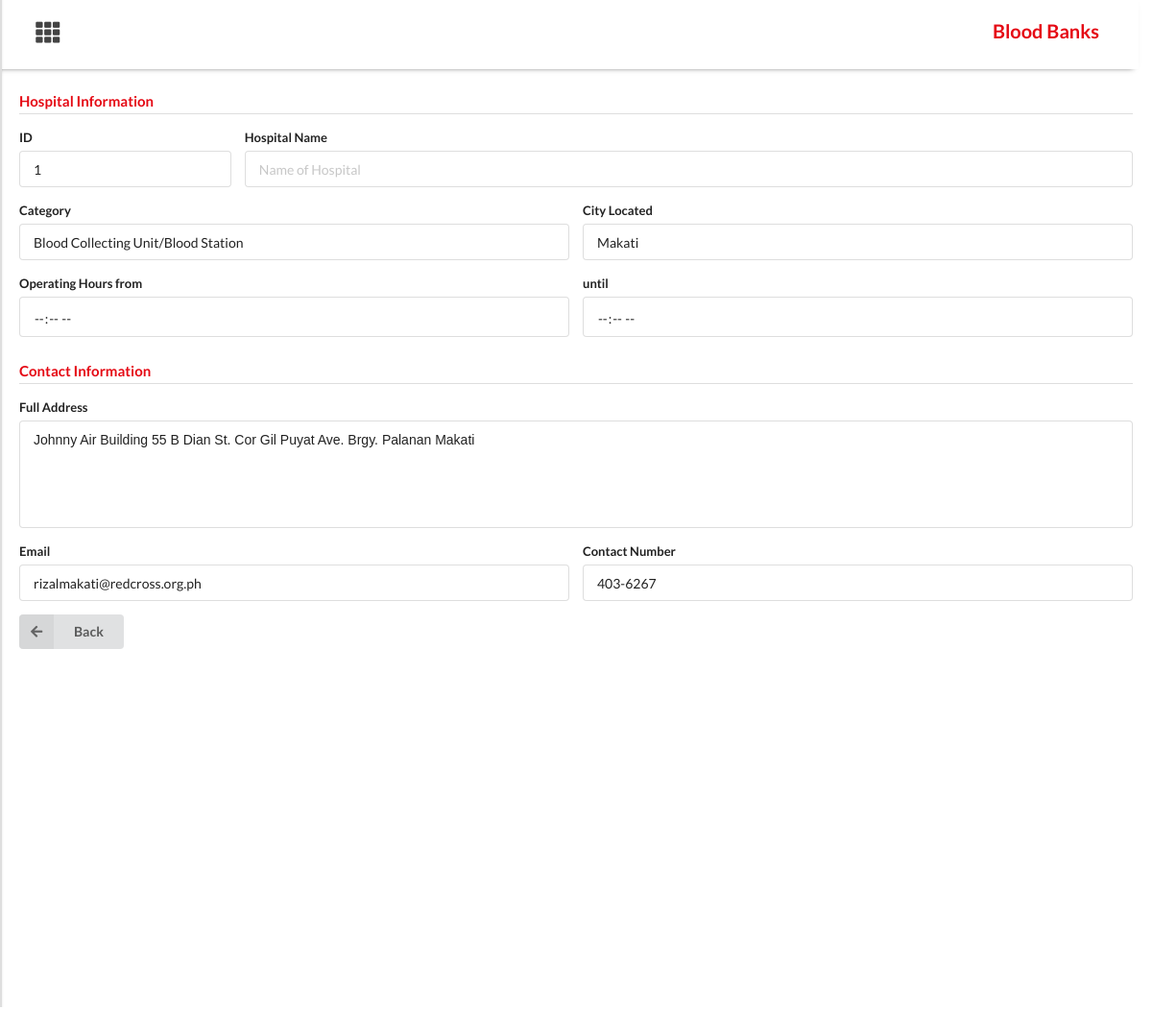
The app's page /lifeline_php/donor_locations_view.php?view=1 (signed in) with its own data.
### tables this page shows
CREATE TABLE `location` (
  `id` int(11) NOT NULL,
  `city` varchar(255) NOT NULL,
  `category` varchar(255) NOT NULL,
  `hospitalname` varchar(255) DEFAULT NULL,
  `address` varchar(255) NOT NULL,
  `hours_from` varchar(255) DEFAULT NULL,
  `hours_to` varchar(255) DEFAULT NULL,
  `contactnum` varchar(255) NOT NULL,
  `email` varchar(255) DEFAULT NULL,
  `is_active` varchar(255) NOT NULL DEFAULT 'Yes'
);

### lifeline_php/donor_locations_view.php (the view, shortened to what this page needs)
<?php
  include 'includes/db.inc.php';
  if (isset($_GET['view']))
    {
        $id = $_GET['view'];
        $rec = mysqli_query($conn, "SELECT * FROM location WHERE id = $id");
        $record = mysqli_fetch_array($rec);
        $id = $record['id'];
        $hospitalname = $record['hospitalname'];
        $category = $record['category'];
        $city = $record['city'];
        $hours_from = $record['hours_from'];
        $hours_to = $record['hours_to'];
        $address = $record['address'];
        $email = $record['email'];
        $contactnum = $record['contactnum'];
    }
?>
<!DOCTYPE html>
<html>
    <head>
        <link rel="stylesheet" href="assets/css/semantic/dist/semantic.min.css">
        <link rel="stylesheet" href="assets/css/custom.css">
        <link rel="stylesheet" href="assets/css/sidebar.css">
    </head>
    <body style="background-color:white;">
    <div class="container" >
    <div class="content" style="position: absolute; top:50%; transform: translateY(-56%);
                             width: 100%; max-width: 100%; height:100px; min-height: 90%;
                             overflow-y: scroll; overflow-x:hidden">
                <div class="ui vertical menu sidepanel"  id="mySidepanel" hidden="true" style="min-height:100vh">
                      <div class="ui two column very relaxed stackable grid" style="margin-top:-55px; margin-bottom:-20px">
                        <div class="column" style="margin-left: 30px; margin-top:10px">
                        </div>
                      </div>
                </div>
                <div class="ui grid" style="width:100%; background-color: white; position: sticky; top: 0; z-index:2; margin-bottom:10px;
                        border-bottom: 5px; -webkit-box-shadow: 0 4px 6px -6px #222; -moz-box-shadow: 0 4px 6px -6px #222; box-shadow: 0 4px 6px -6px #222;">
                <div class="eight wide column">
                    <button class="openbtn" onclick="openNav()" style="font-size:25px; margin-left:20px;background:transparent">
                            <i class="th icon"></i>
                    </button>
                </div>
                <div class="eight wide column">
                        <h4 style="text-align: right; color:#E50914; font-size:20px; padding: 10px 15px; margin-right:12px">
                            Blood Banks
                        </h4>
                </div>
            </div>
            <div class="main" style="padding:20px;margin-top:20px">
            <form action="includes/locations_update.inc.php" class="ui form" method="post">
                        <h4 class="ui dividing header" style="color:#E50914">Hospital Information</h4>
                        <div class="two fields">
                            <div class="field" style="width:20%">
                                <label>ID</label>
                                <div class="field">
                                    <input type="text" name="id" value="<?php echo $id; ?>" readonly>
                                </div>
                            </div>
                            <div class="field"style="width:80%">
                                <label>Hospital Name</label>
                                <div class="field">
                                    <input type="text" name="hospitalname" placeholder="Name of Hospital" value="<?php echo $hospitalname; ?>"readonly >
                                </div>
                            </div>
                        </div>
                        <div class="two fields">
                            <div class="field">
                                <label>Category</label>
                                <div class="field">
                                    <input type="text" name="category" placeholder="Category" value="<?php echo $category; ?>"  readonly >
                                </div>
                            </div>
                            <div class="field">
                                <label>City Located</label>
                                <div class="field">
                                    <input type="text" name="city" placeholder="City" value="<?php echo $city; ?>"  readonly >
                                </div>
                            </div>
                        </div>
                        <div class="two fields">
                            <div class="field">
                                <label>Operating Hours from</label>
                                <div class="field">
                                    <input type="time" name="from" placeholder="From" value="<?php echo $hours_from; ?>" readonly>
                                </div>
                            </div>
                            <div class="field">
                                <label>until</label>
                                <div class="field">
                                    <input type="time" name="to" placeholder="To" value="<?php echo $hours_to; ?>" readonly>
                                </div>
                            </div>
                        </div>
                    <h4 class="ui dividing header" style="color:#E50914">Contact Information</h4>
                        <div class="field">
                                <label>Full Address</label>
                                <div class="field">
                                    <textarea style="resize:none; height:30px"  name="address" required readonly><?php echo $address; ?></textarea>
                                </div>
                        </div>
                        <div class="two fields">
                            <div class="field">
                                <label>Email</label>
                                <div class="field">
                                    <input type="text" name="email" value="<?php echo $email; ?>"  placeholder="email@address.com" readonly>
                                </div>
                            </div>
                            <div class="field">
                                <label>Contact Number</label>
                                <div class="field">
                                    <input type="text" name="contactnum" value="<?php echo $contactnum; ?>"  placeholder="Contact Number/s" readonly>
                                </div>
                            </div>
                        </div>
                    <a href="#" onclick="history.back();">
                        <button type="button" class="ui left labeled icon button" style="float:left">
                            <i class="left arrow icon"></i>
                                Back
                        </button>
                    </a>
                </form>
            </div>
        </div>
    </div>
    </body>

### lifeline_php/assets/css/custom.css (style rules this page uses)
body { width: 100vw; }
@media only screen and (min-width: 600px) { .container { display: flex; justify-content: center; align-items: center; padding:30px; } }
@media only screen and (min-width: 768px) { .container { display: flex; justify-content: center; align-items: center; padding:30px; } }
@media only screen and (min-width: 992px) { .container { display: flex; justify-content: center; align-items: center; padding:100px; } }
@media only screen and (min-width: 1200px) { .container { display: flex; justify-content: center; align-items: center; padding:100px; } }

### lifeline_php/assets/css/sidebar.css (style rules this page uses)
.sidepanel { position: fixed; z-index: 3; top: 0; left:0; overflow: hidden; transition: 0.5s; padding-top: 60px; }
.openbtn { font-size: 20px; cursor: pointer; background-color: white; color:#444; padding: 10px 15px; border: none; }

### records on screen
location: id "1", category "Blood Collecting Unit/Blood Station", city "Makati", address "Johnny Air Building 55 B Dian St. Cor Gil Puyat Ave. Brgy. Palanan Makati", email "rizalmakati@redcross.org.ph", contactnum "403-6267"
